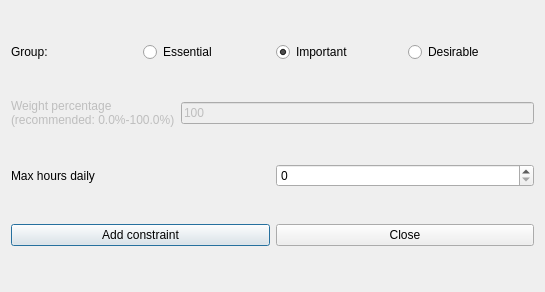
<?xml version="1.0" encoding="UTF-8"?>
<ui version="4.0">
 <class>AddConstraintTeachersMaxHoursDailyForm_template</class>
 <widget class="QDialog" name="AddConstraintTeachersMaxHoursDailyForm_template">
  <property name="geometry">
   <rect>
    <x>0</x>
    <y>0</y>
    <width>545</width>
    <height>292</height>
   </rect>
  </property>
  <property name="windowTitle">
   <string extracomment="This is the title of the dialog to add a new constraint of this type">Add teachers max hours daily</string>
  </property>
  <layout class="QVBoxLayout" name="verticalLayout">
   <item>
    <layout class="QHBoxLayout" name="horizontalLayout_4">
     <item>
      <widget class="QLabel" name="groupTextLabel">
       <property name="text">
        <string>Group:</string>
       </property>
      </widget>
     </item>
     <item>
      <widget class="QRadioButton" name="essentialRadioButton">
       <property name="text">
        <string>Essential</string>
       </property>
      </widget>
     </item>
     <item>
      <widget class="QRadioButton" name="importantRadioButton">
       <property name="text">
        <string>Important</string>
       </property>
       <property name="checked">
        <bool>true</bool>
       </property>
      </widget>
     </item>
     <item>
      <widget class="QRadioButton" name="desirableRadioButton">
       <property name="text">
        <string>Desirable</string>
       </property>
      </widget>
     </item>
    </layout>
   </item>
   <item>
    <layout class="QHBoxLayout" name="horizontalLayout_2">
     <item>
      <widget class="QLabel" name="weightTextLabel">
       <property name="enabled">
        <bool>false</bool>
       </property>
       <property name="frameShape">
        <enum>QFrame::NoFrame</enum>
       </property>
       <property name="frameShadow">
        <enum>QFrame::Plain</enum>
       </property>
       <property name="text">
        <string>Weight percentage
(recommended: 0.0%-100.0%)</string>
       </property>
       <property name="wordWrap">
        <bool>false</bool>
       </property>
      </widget>
     </item>
     <item>
      <widget class="QLineEdit" name="weightLineEdit">
       <property name="enabled">
        <bool>false</bool>
       </property>
       <property name="text">
        <string notr="true">100</string>
       </property>
      </widget>
     </item>
    </layout>
   </item>
   <item>
    <layout class="QHBoxLayout" name="horizontalLayout_3">
     <item>
      <widget class="QLabel" name="maxHoursTextLabel">
       <property name="frameShape">
        <enum>QFrame::NoFrame</enum>
       </property>
       <property name="frameShadow">
        <enum>QFrame::Plain</enum>
       </property>
       <property name="text">
        <string>Max hours daily</string>
       </property>
       <property name="wordWrap">
        <bool>false</bool>
       </property>
      </widget>
     </item>
     <item>
      <widget class="QSpinBox" name="maxHoursSpinBox"/>
     </item>
    </layout>
   </item>
   <item>
    <layout class="QHBoxLayout" name="horizontalLayout">
     <item>
      <widget class="QPushButton" name="addConstraintPushButton">
       <property name="text">
        <string>Add constraint</string>
       </property>
      </widget>
     </item>
     <item>
      <widget class="QPushButton" name="closePushButton">
       <property name="text">
        <string>Close</string>
       </property>
      </widget>
     </item>
    </layout>
   </item>
  </layout>
 </widget>
 <layoutdefault spacing="6" margin="11"/>
 <resources/>
 <connections/>
</ui>
